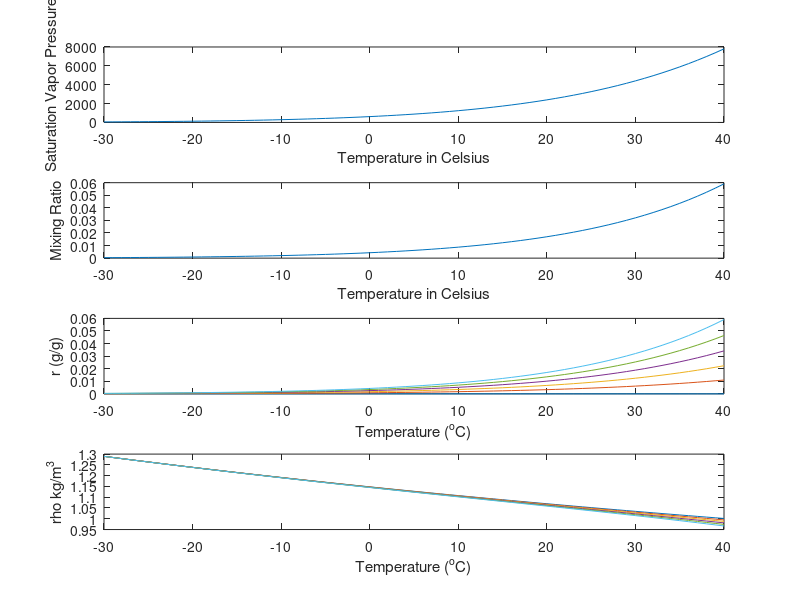

Write MATLAB code to recreate this figure.

%constants
Tc1 = 25;
Tc2 = [-30:40]

Tk1 = Tc1+273.15;
Tk2= Tc2+273.15;
Rd = 287;       %J/(K*kg)
Lvap = 2.5*10^6; %J/kg
Rv = 461;      %J/(K*kg)
T0 = 273;      %K
e0 = 611;      %Pa

%Changeable constants
RH = 50;        % '% humidity'
RH2 = 100;      % '% humidity'
P = 102000 ;   %Pa
P2 = 90000 ;   %Pa

format long

%question 1
es = e0*exp((Lvap/Rv)*(1/T0-1/Tk1));        % es is in pascals

%question 2
e = es*(RH/100);
ee = Rd/Rv;
rr = (ee*e)/(P-e);

rho = P/(Rd*Tk1*(1+0.61*rr));     %kg/m^3

%question 3

esat = e0*exp((Lvap/Rv)*(1/T0-1./Tk2));

subplot(4,1,1);
plot(Tc2,esat)
xlabel('Temperature in Celsius')
ylabel('Saturation Vapor Pressure')

%question 4

e2 = esat.*(RH2/100);
rr2 = (ee.*e2)./(P2-e2);

subplot(4,1,2);
plot(Tc2,rr2)
xlabel('Temperature in Celsius')
ylabel('Mixing Ratio')

%question 5

[RH3,Tc3]=meshgrid([0:20:100],[-30:40])

Tk3= Tc3+273.15;
esat2 = e0*exp((Lvap/Rv)*(1/T0-1./Tk3));

e3 = esat2.*RH3./100;
mixrat = (ee.*e3)./(P2-e3);

subplot(4,1,3);
plot(Tc3,mixrat)
xlabel('Temperature (^oC)')
ylabel('r (g/g)')


%question 6

rho2 = P2./(Rd.*Tk3.*(1+0.61.*mixrat));

subplot(4,1,4);
plot(Tc3,rho2)
xlabel('Temperature (^oC)')
ylabel('rho kg/m^3')


